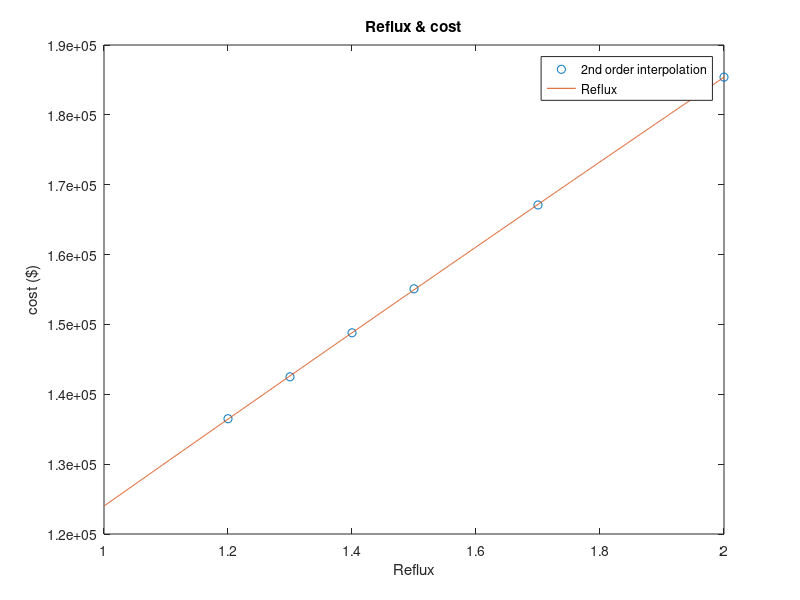

This chart was generated by the following MATLAB code:
R = [1.2 1.3 1.4 1.5 1.7 2]; 
cost_S = [ 136500 142500 148800 155100 167100 185400]; 
po = polyfit(R,cost_S,2); 
R0 = 1:0.001:2; 
cost_S1 = polyval(po,R0); 
plot(R,cost_S,'o',R0,cost_S1); 
legend('2nd order interpolation','Reflux'); 
title('Reflux & cost'); 
xlabel('Reflux'); 
ylabel('cost ($)'); 
disp(po); 
